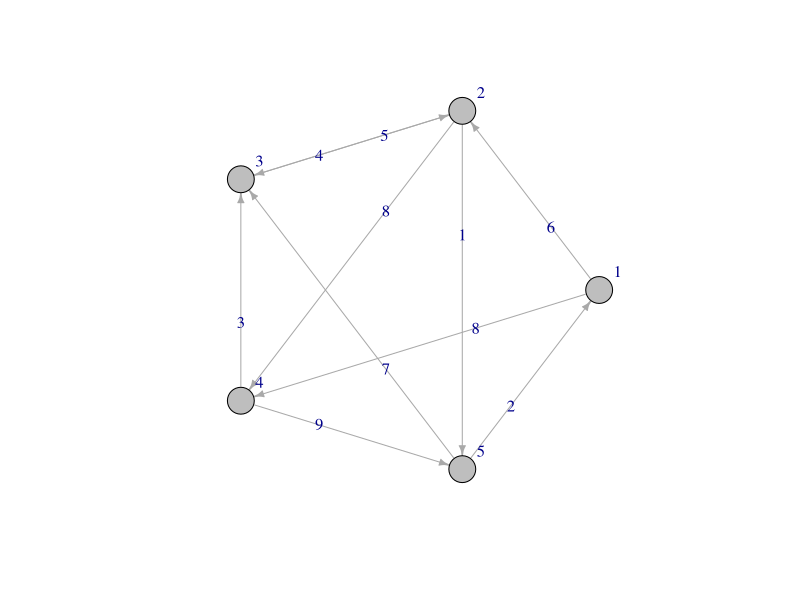
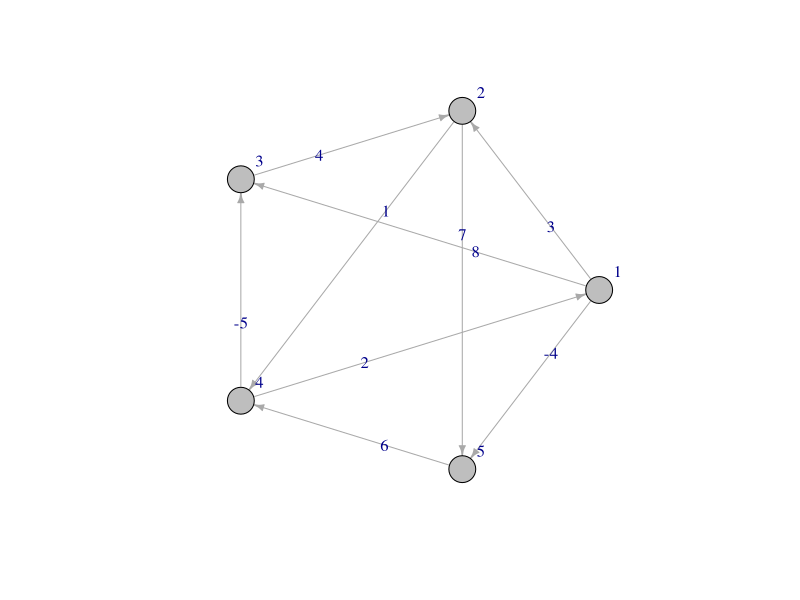
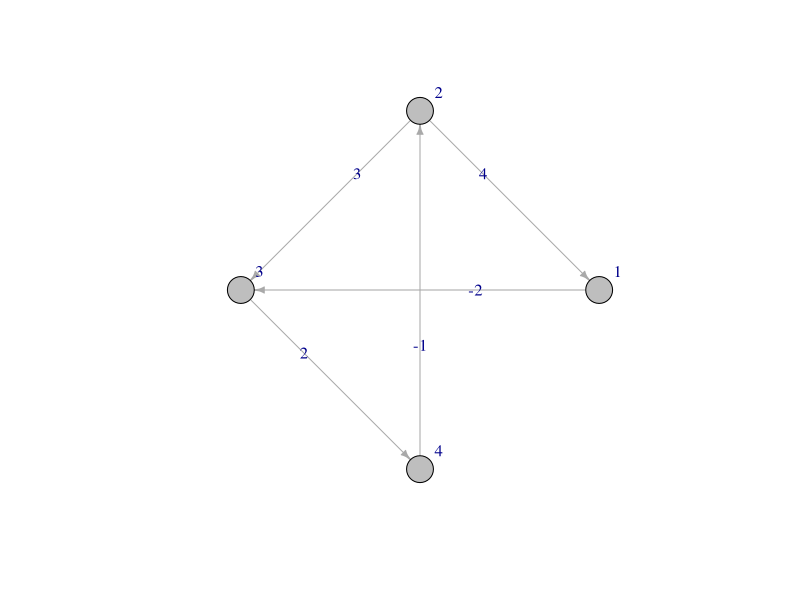

Generate these figures, in order, with R: (Note: this script raises an error after producing the figures.)
library(igraph)

## SSP2 Dijkstra's Algorithm
g <- graph(c(1,2,1,4,2,3,2,4,2,5,3,2,4,3,4,5,5,3,5,1), directed=TRUE )
E(g)$weight <- c(6,8,5,8,1,4,3,9,7,2)
plot(g, layout=layout_in_circle,vertex.label.dist=2, vertex.color="grey", edge.arrow.size=0.5,edge.label=E(g)$weight)
distances(g, v = V(g), to = V(g), mode = c("out"), weights = E(g)$weight, algorithm = c("dijkstra"))
all_shortest_paths(g, from = V(g), to = V(g), mode = c("out"),
                   weights = E(g)$weight) # Dijkstra's Algorithm for non-negative weighted graph


## ASP1
g <- graph(c(1,2,1,3,1,5,2,4,2,5,3,2,4,1,4,3,5,4), directed=TRUE )
E(g)$weight <- c(3,8,-4,1,7,4,2,-5,6)
plot(g, layout=layout_in_circle,vertex.label.dist=2, vertex.color="grey", edge.arrow.size=0.5,edge.label=E(g)$weight)

distances(g, v = V(g), to = V(g), mode = c("out"), weights = E(g)$weight, algorithm = c("bellman-ford"))

## ASP2
g <- graph(c(1,3,2,1,2,3,3,4,4,2), directed=TRUE )
E(g)$weight <- c(-2,4,3,2,-1)
plot(g, layout=layout_in_circle,vertex.label.dist=2, vertex.color="grey", edge.arrow.size=0.5,edge.label=E(g)$weight)

distances(g, v = V(g), to = V(g), mode = c("out"), weights = E(g)$weight, algorithm = c("bellman-ford"))
distances(g, v = V(g), to = V(g), mode = c("out"), weights = E(g)$weight, algorithm = c("johnson"))



# algorithm
# 'unweighted' for BFS
# 'dijkstra' for Dijkstra with non-negative edge weights
# 'bellman-ford','johnson' with arbitrary edge weights but (naturally) only for graphs that don't have a negative cycle.

distance_table(graph, directed = TRUE)

mean_distance(graph, directed = TRUE, unconnected = TRUE)

distances(graph, v = V(graph), to = V(graph), mode = c("all", "out",
                                                       "in"), weights = NULL, algorithm = c("automatic", "unweighted",
                                                                                            "dijkstra", "bellman-ford", "johnson"))

shortest_paths(graph, from, to = V(graph), mode = c("out", "all", "in"),
               weights = NULL, output = c("vpath", "epath", "both"),
               predecessors = FALSE, inbound.edges = FALSE) # Dijkstra's Algorithm for non-negative weighted graph

all_shortest_paths(graph, from, to = V(graph), mode = c("out", "all", "in"),
                   weights = NULL) # Dijkstra's Algorithm for non-negative weighted graph